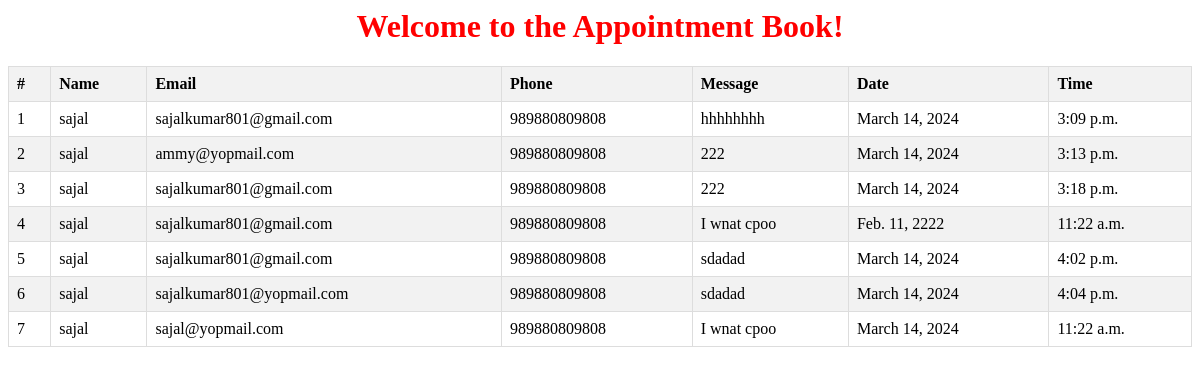
Before: /en/app/my-data/ with the older database file.
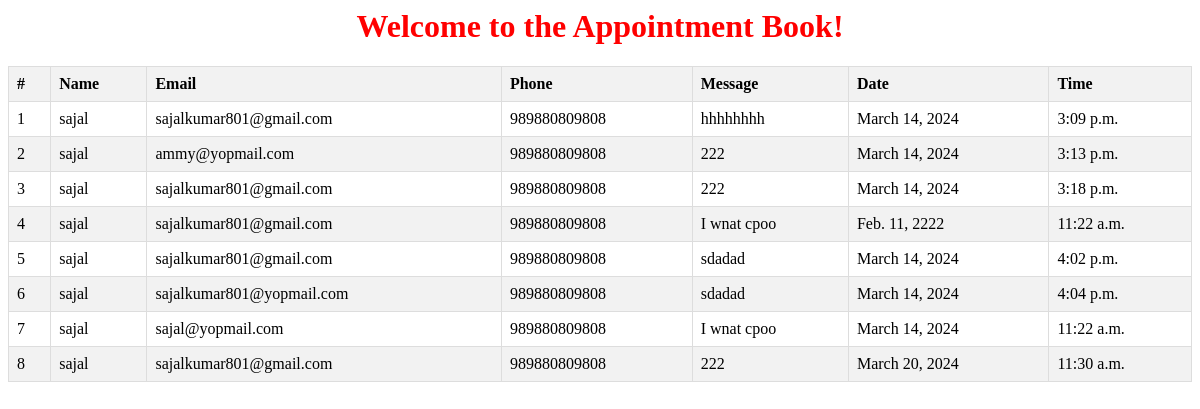
After: the same page with the newer database file.
### myapp/models.py (models this page shows, shortened)
class Appointment(models.Model):
    doctor = models.ForeignKey(Doctor, on_delete=models.CASCADE,null=True,blank=False)
    name = models.CharField(max_length=200,null=True,blank=False)
    email = models.EmailField(null=True,blank=False)
    phone = models.CharField(max_length=15,null=True,blank=False)
    message = models.TextField(null=True,blank=False)
    date = models.DateField(null=True,blank=False)
    time=  models.TimeField(null=True,blank=False)

### myapp/views.py (the view)
# urls.py: path("my-data/", views.MyAppointments.as_view() ,name="my-data"),
class MyAppointments(View):
    def get(self,request):
        appointments = Appointment.objects.all()
        context = {
            "appointments": appointments
        }
        return render(request,"myappointments.html",context )

### myproject/templates/myappointments.html (shortened to what this page needs)
{% load static %}
{% load cms_tags  menu_tags  sekizai_tags %}
{% block content %}
<link rel="stylesheet" href="{% static 'css/myappointments.css' %}">
<body> <center> <h1>Welcome to the Appointment Book!</h1> </center>
    <!DOCTYPE html>
    <html lang="en">
    <head>
    </head>
    <body>
    <center>
      <table>
        <thead>
          <tr>
            <th>#</th>
            <th>Name</th>
            <th>Email</th>
            <th>Phone</th>
            <th>Message</th>
            <th>Date</th>
            <th>Time</th>
          </tr>
        </thead>
        <tbody>
          {% for ap in appointments %}
          <tr>
            <td>{{ forloop.counter }}</td>
            <td>{{ ap.name }}</td>
            <td>{{ ap.email }}</td>
            <td>{{ ap.phone }}</td>
            <td>{{ ap.message }}</td>
            <td>{{ ap.date }}</td>
            <td>{{ ap.time }}</td>
          </tr>
          {% endfor %}
        </tbody>
      </table>
    </center>
    </body>
    </html>
</body>
{% endblock %}

Changed rows visible on the page:
added Appointment: name "sajal", email "sajalkumar801@gmail.com", phone "989880809808", message "222", date "March 20, 2024", time "11:30 a.m."
